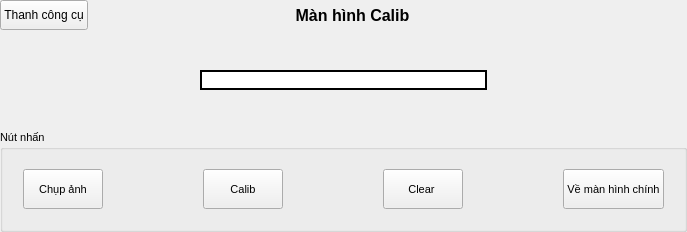
        <widget class="QWidget" name="window_2">
         <layout class="QGridLayout" name="gridLayout_14">
          <property name="leftMargin">
           <number>0</number>
          </property>
          <property name="topMargin">
           <number>0</number>
          </property>
          <property name="rightMargin">
           <number>0</number>
          </property>
          <property name="bottomMargin">
           <number>0</number>
          </property>
          <property name="spacing">
           <number>0</number>
          </property>
          <item row="0" column="0">
           <layout class="QFormLayout" name="formLayout_5">
            <property name="rightMargin">
             <number>70</number>
            </property>
            <item row="0" column="0">
             <widget class="QPushButton" name="but_tool_calib">
              <property name="minimumSize">
               <size>
                <width>0</width>
                <height>30</height>
               </size>
              </property>
              <property name="text">
               <string>Thanh công cụ</string>
              </property>
              <property name="icon">
               <iconset resource="icons.qrc">
                <normaloff>:/icon/icons/Navigation-Menu-1--Streamline-Ultimate.png</normaloff>:/icon/icons/Navigation-Menu-1--Streamline-Ultimate.png</iconset>
              </property>
              <property name="checkable">
               <bool>false</bool>
              </property>
             </widget>
            </item>
            <item row="0" column="1">
             <widget class="QLabel" name="label_9">
              <property name="font">
               <font>
                <pointsize>12</pointsize>
                <weight>75</weight>
                <bold>true</bold>
               </font>
              </property>
              <property name="text">
               <string>Màn hình Calib</string>
              </property>
              <property name="alignment">
               <set>Qt::AlignCenter</set>
              </property>
             </widget>
            </item>
           </layout>
          </item>
          <item row="1" column="0">
           <widget class="QWidget" name="widget_2" native="true">
            <layout class="QGridLayout" name="gridLayout_13">
             <property name="leftMargin">
              <number>0</number>
             </property>
             <property name="topMargin">
              <number>0</number>
             </property>
             <property name="rightMargin">
              <number>0</number>
             </property>
             <property name="bottomMargin">
              <number>0</number>
             </property>
             <property name="spacing">
              <number>0</number>
             </property>
             <item row="1" column="1">
              <widget class="QLabel" name="show_pic_calib_calib">
               <property name="sizePolicy">
                <sizepolicy hsizetype="Expanding" vsizetype="Expanding">
                 <horstretch>0</horstretch>
                 <verstretch>0</verstretch>
                </sizepolicy>
               </property>
               <property name="minimumSize">
                <size>
                 <width>0</width>
                 <height>0</height>
                </size>
               </property>
               <property name="styleSheet">
                <string notr="true">background-color: rgb(255, 255, 255);
border: 2px solid black;</string>
               </property>
               <property name="text">
                <string/>
               </property>
               <property name="scaledContents">
                <bool>true</bool>
               </property>
              </widget>
             </item>
             <item row="1" column="0">
              <spacer name="horizontalSpacer_6">
               <property name="orientation">
                <enum>Qt::Horizontal</enum>
               </property>
               <property name="sizeType">
                <enum>QSizePolicy::Preferred</enum>
               </property>
               <property name="sizeHint" stdset="0">
                <size>
                 <width>200</width>
                 <height>20</height>
                </size>
               </property>
              </spacer>
             </item>
             <item row="0" column="1">
              <spacer name="verticalSpacer_8">
               <property name="orientation">
                <enum>Qt::Vertical</enum>
               </property>
               <property name="sizeType">
                <enum>QSizePolicy::Preferred</enum>
               </property>
               <property name="sizeHint" stdset="0">
                <size>
                 <width>20</width>
                 <height>40</height>
                </size>
               </property>
              </spacer>
             </item>
             <item row="1" column="2">
              <spacer name="horizontalSpacer_8">
               <property name="orientation">
                <enum>Qt::Horizontal</enum>
               </property>
               <property name="sizeType">
                <enum>QSizePolicy::Preferred</enum>
               </property>
               <property name="sizeHint" stdset="0">
                <size>
                 <width>200</width>
                 <height>20</height>
                </size>
               </property>
              </spacer>
             </item>
             <item row="2" column="1">
              <spacer name="verticalSpacer_9">
               <property name="orientation">
                <enum>Qt::Vertical</enum>
               </property>
               <property name="sizeType">
                <enum>QSizePolicy::Preferred</enum>
               </property>
               <property name="sizeHint" stdset="0">
                <size>
                 <width>20</width>
                 <height>40</height>
                </size>
               </property>
              </spacer>
             </item>
            </layout>
           </widget>
          </item>
          <item row="2" column="0">
           <widget class="QGroupBox" name="groupBox_5">
            <property name="font">
             <font>
              <pointsize>8</pointsize>
             </font>
            </property>
            <property name="title">
             <string>Nút nhấn</string>
            </property>
            <layout class="QHBoxLayout" name="horizontalLayout_3">
             <property name="spacing">
              <number>100</number>
             </property>
             <property name="sizeConstraint">
              <enum>QLayout::SetMaximumSize</enum>
             </property>
             <property name="leftMargin">
              <number>20</number>
             </property>
             <property name="topMargin">
              <number>20</number>
             </property>
             <property name="rightMargin">
              <number>20</number>
             </property>
             <property name="bottomMargin">
              <number>20</number>
             </property>
             <item>
              <widget class="QPushButton" name="but_take_calib">
               <property name="minimumSize">
                <size>
                 <width>0</width>
                 <height>40</height>
                </size>
               </property>
               <property name="text">
                <string>Chụp ảnh</string>
               </property>
               <property name="icon">
                <iconset resource="icons.qrc">
                 <normaloff>:/icon/icons/Paginate-Filter-Camera--Streamline-Ultimate.png</normaloff>:/icon/icons/Paginate-Filter-Camera--Streamline-Ultimate.png</iconset>
               </property>
              </widget>
             </item>
             <item>
              <widget class="QPushButton" name="but_calib_calib">
               <property name="minimumSize">
                <size>
                 <width>0</width>
                 <height>40</height>
                </size>
               </property>
               <property name="text">
                <string>Calib</string>
               </property>
               <property name="icon">
                <iconset resource="icons.qrc">
                 <normaloff>:/icon/icons/Graph-Stats-Circle--Streamline-Ultimate.png</normaloff>:/icon/icons/Graph-Stats-Circle--Streamline-Ultimate.png</iconset>
               </property>
              </widget>
             </item>
             <item>
              <widget class="QPushButton" name="but_clear_calib">
               <property name="minimumSize">
                <size>
                 <width>0</width>
                 <height>40</height>
                </size>
               </property>
               <property name="text">
                <string>Clear </string>
               </property>
               <property name="icon">
                <iconset resource="icons.qrc">
                 <normaloff>:/icon/icons/Bin-1--Streamline-Ultimate.png</normaloff>:/icon/icons/Bin-1--Streamline-Ultimate.png</iconset>
               </property>
              </widget>
             </item>
             <item>
              <widget class="QPushButton" name="but_back_home_calib">
               <property name="sizePolicy">
                <sizepolicy hsizetype="Minimum" vsizetype="Fixed">
                 <horstretch>0</horstretch>
                 <verstretch>0</verstretch>
                </sizepolicy>
               </property>
               <property name="minimumSize">
                <size>
                 <width>0</width>
                 <height>40</height>
                </size>
               </property>
               <property name="text">
                <string>Về màn hình chính</string>
               </property>
               <property name="icon">
                <iconset resource="icons.qrc">
                 <normaloff>:/icon/icons/Move-Left--Streamline-Ultimate.png</normaloff>:/icon/icons/Move-Left--Streamline-Ultimate.png</iconset>
               </property>
              </widget>
             </item>
            </layout>
           </widget>
          </item>
         </layout>
        </widget>
